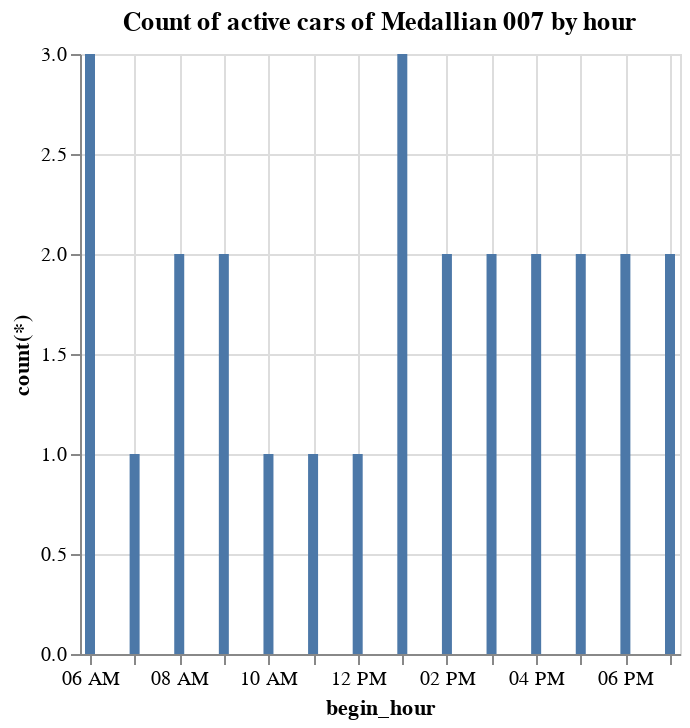

Notebook code cell kept with this figure:
### Code cell
%chart x = begin_hour, y = count(*), title = "Count of active cars of Medallian 007 by hour", height = 300, width = 400

### Figure 1 — Vega-Lite specification as saved in the notebook (floating-point values rounded to 4 significant figures)
{"$schema": "https://vega.github.io/schema/vega-lite/v3.json", "data": {"format": {"type": "csv"}, "values": "\"begin_hour\",\"Count(*)\"\n\"2013-11-10 06:00:00.000000\",\"3\"\n\"2013-11-10 07:00:00.000000\",\"1\"\n\"2013-11-10 08:00:00.000000\",\"2\"\n\"2013-11-10 09:00:00.000000\",\"2\"\n\"2013-11-10 10:00:00.000000\",\"1\"\n\"2013-11-10 11:00:00.000000\",\"1\"\n\"2013-11-10 12:00:00.000000\",\"1\"\n\"2013-11-10 13:00:00.000000\",\"3\"\n\"2013-11-10 14:00:00.000000\",\"2\"\n\"2013-11-10 15:00:00.000000\",\"2\"\n\"2013-11-10 16:00:00.000000\",\"2\"\n\"2013-11-10 17:00:00.000000\",\"2\"\n\"2013-11-10 18:00:00.000000\",\"2\"\n\"2013-11-10 19:00:00.000000\",\"2\"\n"}, "encoding": {"x": {"axis": {"grid": true, "title": "begin_hour"}, "field": "begin_hour", "type": "temporal"}, "y": {"axis": {"grid": true, "title": "count(*)"}, "field": "Count(*)", "type": "quantitative"}}, "height": "300", "mark": {"color": "#4C78A8", "type": "bar"}, "title": "Count of active cars of Medallian 007 by hour", "width": "400"}
